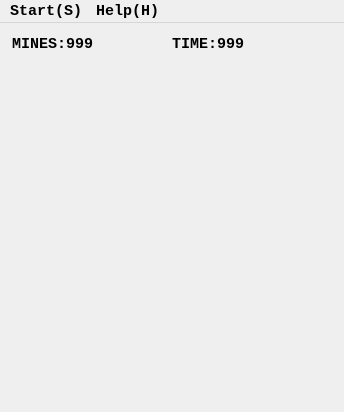
<?xml version="1.0" encoding="UTF-8"?>
<ui version="4.0">
 <class>MainWindow</class>
 <widget class="QMainWindow" name="MainWindow">
  <property name="geometry">
   <rect>
    <x>0</x>
    <y>0</y>
    <width>344</width>
    <height>412</height>
   </rect>
  </property>
  <property name="font">
   <font>
    <family>Consolas</family>
    <pointsize>11</pointsize>
    <bold>true</bold>
   </font>
  </property>
  <property name="acceptDrops">
   <bool>true</bool>
  </property>
  <property name="windowTitle">
   <string>Mine Sweeper</string>
  </property>
  <property name="windowIcon">
   <iconset resource="resource.qrc">
    <normaloff>:/Images/icon.ico</normaloff>:/Images/icon.ico</iconset>
  </property>
  <property name="windowOpacity">
   <double>1.000000000000000</double>
  </property>
  <widget class="QWidget" name="pCentralWidget">
   <property name="enabled">
    <bool>true</bool>
   </property>
   <property name="sizePolicy">
    <sizepolicy hsizetype="Fixed" vsizetype="Fixed">
     <horstretch>0</horstretch>
     <verstretch>0</verstretch>
    </sizepolicy>
   </property>
   <layout class="QVBoxLayout" name="pMainLayout">
    <property name="spacing">
     <number>0</number>
    </property>
    <property name="sizeConstraint">
     <enum>QLayout::SetDefaultConstraint</enum>
    </property>
    <property name="leftMargin">
     <number>0</number>
    </property>
    <property name="topMargin">
     <number>0</number>
    </property>
    <property name="rightMargin">
     <number>0</number>
    </property>
    <property name="bottomMargin">
     <number>0</number>
    </property>
    <item>
     <layout class="QHBoxLayout" name="pGameInfoLayout">
      <property name="spacing">
       <number>0</number>
      </property>
      <property name="sizeConstraint">
       <enum>QLayout::SetFixedSize</enum>
      </property>
      <property name="leftMargin">
       <number>12</number>
      </property>
      <property name="rightMargin">
       <number>12</number>
      </property>
      <item>
       <widget class="QLabel" name="pMineLabel">
        <property name="maximumSize">
         <size>
          <width>16777215</width>
          <height>42</height>
         </size>
        </property>
        <property name="text">
         <string>MINES:999</string>
        </property>
       </widget>
      </item>
      <item>
       <widget class="QLabel" name="pTimeLabel">
        <property name="maximumSize">
         <size>
          <width>16777215</width>
          <height>42</height>
         </size>
        </property>
        <property name="text">
         <string>TIME:999</string>
        </property>
       </widget>
      </item>
     </layout>
    </item>
    <item>
     <widget class="GraphicsWidget" name="pGraphics" native="true">
      <property name="enabled">
       <bool>true</bool>
      </property>
      <property name="sizePolicy">
       <sizepolicy hsizetype="Preferred" vsizetype="Preferred">
        <horstretch>1</horstretch>
        <verstretch>0</verstretch>
       </sizepolicy>
      </property>
      <property name="minimumSize">
       <size>
        <width>344</width>
        <height>344</height>
       </size>
      </property>
     </widget>
    </item>
   </layout>
  </widget>
  <widget class="QMenuBar" name="pMenuBar">
   <property name="geometry">
    <rect>
     <x>0</x>
     <y>0</y>
     <width>344</width>
     <height>24</height>
    </rect>
   </property>
   <widget class="QMenu" name="pMenuStart">
    <property name="title">
     <string>Start(S)</string>
    </property>
    <addaction name="pActionEasyLevel"/>
    <addaction name="pActionMediumLevel"/>
    <addaction name="pActionHardLevel"/>
    <addaction name="pActionCustomLevel"/>
    <addaction name="separator"/>
    <addaction name="pActionPause"/>
    <addaction name="pActionRestart"/>
   </widget>
   <widget class="QMenu" name="pMenuHelp">
    <property name="title">
     <string>Help(H)</string>
    </property>
    <addaction name="pActionRecord"/>
    <addaction name="separator"/>
    <addaction name="pActionAbout"/>
   </widget>
   <addaction name="pMenuStart"/>
   <addaction name="pMenuHelp"/>
  </widget>
  <action name="pActionEasyLevel">
   <property name="text">
    <string>Easy(E)</string>
   </property>
  </action>
  <action name="pActionMediumLevel">
   <property name="text">
    <string>Medium(M)</string>
   </property>
  </action>
  <action name="pActionHardLevel">
   <property name="text">
    <string>Hard(H)</string>
   </property>
  </action>
  <action name="pActionCustomLevel">
   <property name="text">
    <string>Custom(C)</string>
   </property>
  </action>
  <action name="pActionPause">
   <property name="text">
    <string>Pause(P)</string>
   </property>
  </action>
  <action name="pActionRestart">
   <property name="text">
    <string>Restart(R)</string>
   </property>
  </action>
  <action name="pActionRecord">
   <property name="text">
    <string>Record(R)</string>
   </property>
  </action>
  <action name="pActionAbout">
   <property name="text">
    <string>About(A)</string>
   </property>
  </action>
 </widget>
 <customwidgets>
  <customwidget>
   <class>GraphicsWidget</class>
   <extends>QWidget</extends>
   <header location="global">Graphics.h</header>
   <container>1</container>
  </customwidget>
 </customwidgets>
 <resources>
  <include location="resource.qrc"/>
 </resources>
 <connections/>
</ui>
